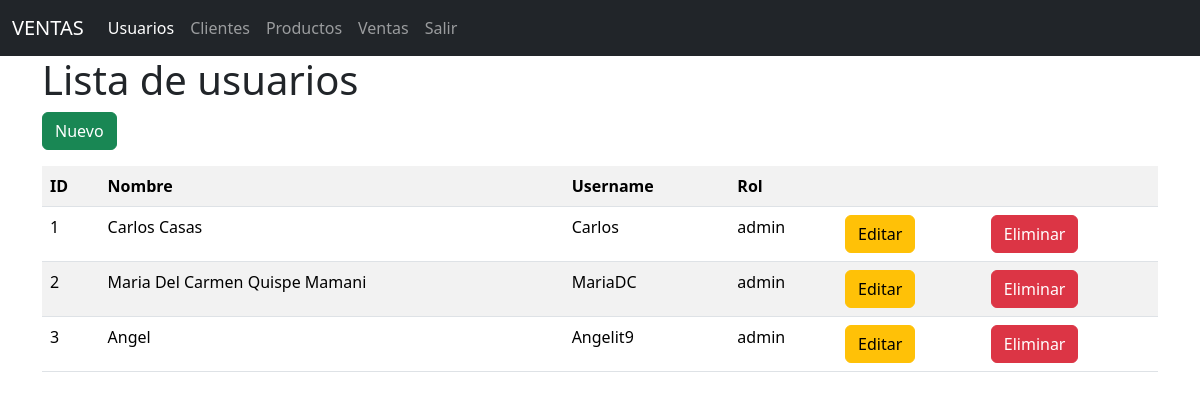
Screenshot of /usuarios/ with the database file from the repository.
### models/usuario_model.py (models this page shows, shortened)
class Usuario(db.Model):
    __tablename__ = "usuarios"
    id = db.Column(db.Integer,primary_key=True)
    nombre = db.Column(db.String(80),nullable=False)
    username = db.Column(db.String(20),nullable=False)
    password = db.Column(db.String,nullable=False)
    rol = db.Column(db.String(20),nullable=False)
    @staticmethod
    def get_all():
        return Usuario.query.all()

### controllers/usuario_controller.py (the view)
@usuario_bp.route("/")
def index():
    usuarios = Usuario.get_all()
    return usuario_view.list(usuarios)

### run.py (called while the page is built)
@app.context_processor
def inject_active_path():
    def is_active(path):
        return 'active' if request.path == path else ''
    return(dict(is_active = is_active))

### views/usuario_view.py (called while the page is built)
def list(usuarios):
    return render_template('usuarios/index.html', usuarios = usuarios)

### templates/usuarios/index.html (shortened to what this page needs)
{% extends 'base.html' %}
{%  block content %}
<h1>Lista de usuarios</h1>
<a href="{{ url_for('usuario.create') }}" class="btn btn-success mb-3">Nuevo</a>
<table class="table table-striped">
    <tr>
        <th>ID</th>
        <th>Nombre</th>
        <th>Username</th>
        <th>Rol</th>
        <th></th>
        <th></th>
    </tr>
    {% for item in usuarios %}
    <tr>
        <td>{{item.id}}</td>
        <td>{{item.nombre}}</td>
        <td>{{item.username}}</td>
        <td>{{item.rol}}</td>
        <td>
            <a href="{{ url_for('usuario.edit',id=item.id) }}" class="btn btn-warning">Editar</a>
        </td>
        <td>
            <a href="{{ url_for('usuario.delete',id=item.id) }}" class="btn btn-danger">Eliminar</a>
        </td>
    </tr>
    {% endfor %}
</table>
{%  endblock %}

### rows the page displays
Usuario: id "1", nombre "Carlos Casas", username "Carlos", rol "admin"
Usuario: id "2", nombre "Maria Del Carmen Quispe Mamani", username "MariaDC", rol "admin"
Usuario: id "3", nombre "Angel", username "Angelit9", rol "admin"
